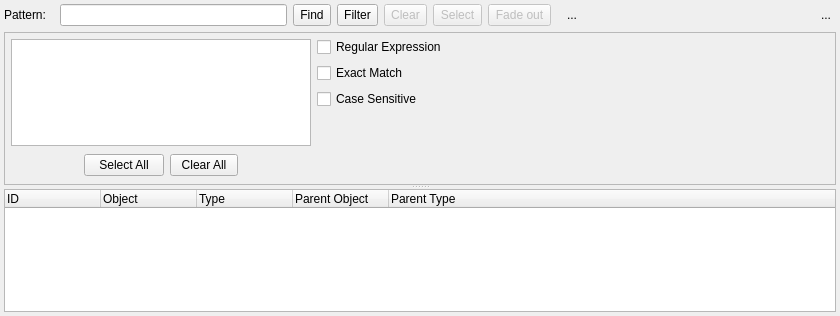
<?xml version="1.0" encoding="UTF-8"?>
<ui version="4.0">
 <class>ObjectFinderWidget</class>
 <widget class="QWidget" name="ObjectFinderWidget">
  <property name="geometry">
   <rect>
    <x>0</x>
    <y>0</y>
    <width>840</width>
    <height>316</height>
   </rect>
  </property>
  <property name="minimumSize">
   <size>
    <width>0</width>
    <height>230</height>
   </size>
  </property>
  <property name="baseSize">
   <size>
    <width>650</width>
    <height>0</height>
   </size>
  </property>
  <property name="windowTitle">
   <string>Form</string>
  </property>
  <layout class="QGridLayout" name="gridLayout_3">
   <property name="leftMargin">
    <number>4</number>
   </property>
   <property name="topMargin">
    <number>4</number>
   </property>
   <property name="rightMargin">
    <number>4</number>
   </property>
   <property name="bottomMargin">
    <number>4</number>
   </property>
   <item row="0" column="7">
    <widget class="QLabel" name="found_lbl">
     <property name="sizePolicy">
      <sizepolicy hsizetype="Fixed" vsizetype="Preferred">
       <horstretch>0</horstretch>
       <verstretch>0</verstretch>
      </sizepolicy>
     </property>
     <property name="text">
      <string>...</string>
     </property>
     <property name="indent">
      <number>10</number>
     </property>
    </widget>
   </item>
   <item row="0" column="1">
    <widget class="QLineEdit" name="pattern_edt">
     <property name="sizePolicy">
      <sizepolicy hsizetype="Expanding" vsizetype="Fixed">
       <horstretch>0</horstretch>
       <verstretch>0</verstretch>
      </sizepolicy>
     </property>
     <property name="minimumSize">
      <size>
       <width>0</width>
       <height>0</height>
      </size>
     </property>
     <property name="clearButtonEnabled">
      <bool>true</bool>
     </property>
    </widget>
   </item>
   <item row="0" column="4">
    <widget class="QToolButton" name="clear_res_btn">
     <property name="enabled">
      <bool>false</bool>
     </property>
     <property name="sizePolicy">
      <sizepolicy hsizetype="Preferred" vsizetype="Preferred">
       <horstretch>0</horstretch>
       <verstretch>0</verstretch>
      </sizepolicy>
     </property>
     <property name="minimumSize">
      <size>
       <width>0</width>
       <height>0</height>
      </size>
     </property>
     <property name="toolTip">
      <string>Clears the search results</string>
     </property>
     <property name="text">
      <string>Clear</string>
     </property>
     <property name="icon">
      <iconset resource="../res/resources.qrc">
       <normaloff>:/icones/icones/limpartexto.png</normaloff>:/icones/icones/limpartexto.png</iconset>
     </property>
     <property name="iconSize">
      <size>
       <width>20</width>
       <height>20</height>
      </size>
     </property>
     <property name="toolButtonStyle">
      <enum>Qt::ToolButtonTextBesideIcon</enum>
     </property>
    </widget>
   </item>
   <item row="0" column="0">
    <widget class="QLabel" name="pattern_lbl">
     <property name="sizePolicy">
      <sizepolicy hsizetype="Fixed" vsizetype="Preferred">
       <horstretch>0</horstretch>
       <verstretch>0</verstretch>
      </sizepolicy>
     </property>
     <property name="minimumSize">
      <size>
       <width>50</width>
       <height>0</height>
      </size>
     </property>
     <property name="text">
      <string>Pattern:</string>
     </property>
    </widget>
   </item>
   <item row="0" column="9">
    <widget class="QToolButton" name="hide_tb">
     <property name="minimumSize">
      <size>
       <width>20</width>
       <height>20</height>
      </size>
     </property>
     <property name="maximumSize">
      <size>
       <width>20</width>
       <height>20</height>
      </size>
     </property>
     <property name="toolTip">
      <string>Hide this widget</string>
     </property>
     <property name="text">
      <string>...</string>
     </property>
     <property name="icon">
      <iconset resource="../res/resources.qrc">
       <normaloff>:/icones/icones/fechar1.png</normaloff>:/icones/icones/fechar1.png</iconset>
     </property>
     <property name="autoRaise">
      <bool>true</bool>
     </property>
    </widget>
   </item>
   <item row="0" column="8">
    <spacer name="horizontalSpacer">
     <property name="orientation">
      <enum>Qt::Horizontal</enum>
     </property>
     <property name="sizeType">
      <enum>QSizePolicy::Expanding</enum>
     </property>
     <property name="sizeHint" stdset="0">
      <size>
       <width>40</width>
       <height>20</height>
      </size>
     </property>
    </spacer>
   </item>
   <item row="0" column="3">
    <widget class="QToolButton" name="filter_btn">
     <property name="enabled">
      <bool>true</bool>
     </property>
     <property name="sizePolicy">
      <sizepolicy hsizetype="Preferred" vsizetype="Preferred">
       <horstretch>0</horstretch>
       <verstretch>0</verstretch>
      </sizepolicy>
     </property>
     <property name="minimumSize">
      <size>
       <width>0</width>
       <height>0</height>
      </size>
     </property>
     <property name="toolTip">
      <string>Defines the search filter</string>
     </property>
     <property name="text">
      <string>Filter</string>
     </property>
     <property name="icon">
      <iconset resource="../res/resources.qrc">
       <normaloff>:/icones/icones/filter.png</normaloff>:/icones/icones/filter.png</iconset>
     </property>
     <property name="iconSize">
      <size>
       <width>20</width>
       <height>20</height>
      </size>
     </property>
     <property name="checkable">
      <bool>true</bool>
     </property>
     <property name="toolButtonStyle">
      <enum>Qt::ToolButtonTextBesideIcon</enum>
     </property>
    </widget>
   </item>
   <item row="0" column="5">
    <widget class="QToolButton" name="select_btn">
     <property name="enabled">
      <bool>false</bool>
     </property>
     <property name="sizePolicy">
      <sizepolicy hsizetype="Preferred" vsizetype="Preferred">
       <horstretch>0</horstretch>
       <verstretch>0</verstretch>
      </sizepolicy>
     </property>
     <property name="minimumSize">
      <size>
       <width>0</width>
       <height>0</height>
      </size>
     </property>
     <property name="toolTip">
      <string>(Un)selects the graphical objects in the results grid</string>
     </property>
     <property name="text">
      <string>Select</string>
     </property>
     <property name="icon">
      <iconset resource="../res/resources.qrc">
       <normaloff>:/icones/icones/selmovobjeto.png</normaloff>:/icones/icones/selmovobjeto.png</iconset>
     </property>
     <property name="iconSize">
      <size>
       <width>20</width>
       <height>20</height>
      </size>
     </property>
     <property name="checkable">
      <bool>false</bool>
     </property>
     <property name="popupMode">
      <enum>QToolButton::InstantPopup</enum>
     </property>
     <property name="toolButtonStyle">
      <enum>Qt::ToolButtonTextBesideIcon</enum>
     </property>
    </widget>
   </item>
   <item row="1" column="0" colspan="10">
    <widget class="QSplitter" name="splitter">
     <property name="orientation">
      <enum>Qt::Vertical</enum>
     </property>
     <property name="childrenCollapsible">
      <bool>false</bool>
     </property>
     <widget class="QWidget" name="layoutWidget">
      <layout class="QHBoxLayout" name="horizontalLayout">
       <item>
        <widget class="QFrame" name="filter_frm">
         <property name="sizePolicy">
          <sizepolicy hsizetype="Expanding" vsizetype="Preferred">
           <horstretch>0</horstretch>
           <verstretch>0</verstretch>
          </sizepolicy>
         </property>
         <property name="maximumSize">
          <size>
           <width>16777215</width>
           <height>16777215</height>
          </size>
         </property>
         <property name="frameShape">
          <enum>QFrame::StyledPanel</enum>
         </property>
         <property name="frameShadow">
          <enum>QFrame::Raised</enum>
         </property>
         <layout class="QGridLayout" name="gridLayout_2">
          <property name="leftMargin">
           <number>4</number>
          </property>
          <property name="topMargin">
           <number>4</number>
          </property>
          <property name="rightMargin">
           <number>4</number>
          </property>
          <property name="bottomMargin">
           <number>4</number>
          </property>
          <property name="horizontalSpacing">
           <number>4</number>
          </property>
          <item row="0" column="1">
           <widget class="QCheckBox" name="regexp_chk">
            <property name="sizePolicy">
             <sizepolicy hsizetype="Expanding" vsizetype="Fixed">
              <horstretch>0</horstretch>
              <verstretch>0</verstretch>
             </sizepolicy>
            </property>
            <property name="text">
             <string>Regular Expression</string>
            </property>
           </widget>
          </item>
          <item row="1" column="1">
           <widget class="QCheckBox" name="exact_match_chk">
            <property name="sizePolicy">
             <sizepolicy hsizetype="Expanding" vsizetype="Fixed">
              <horstretch>0</horstretch>
              <verstretch>0</verstretch>
             </sizepolicy>
            </property>
            <property name="text">
             <string>Exact Match</string>
            </property>
           </widget>
          </item>
          <item row="0" column="0" rowspan="5">
           <layout class="QGridLayout" name="gridLayout">
            <property name="leftMargin">
             <number>2</number>
            </property>
            <property name="topMargin">
             <number>2</number>
            </property>
            <property name="rightMargin">
             <number>2</number>
            </property>
            <property name="bottomMargin">
             <number>4</number>
            </property>
            <property name="horizontalSpacing">
             <number>6</number>
            </property>
            <property name="verticalSpacing">
             <number>8</number>
            </property>
            <item row="2" column="0">
             <spacer name="horizontalSpacer_2">
              <property name="orientation">
               <enum>Qt::Horizontal</enum>
              </property>
              <property name="sizeType">
               <enum>QSizePolicy::Minimum</enum>
              </property>
              <property name="sizeHint" stdset="0">
               <size>
                <width>40</width>
                <height>20</height>
               </size>
              </property>
             </spacer>
            </item>
            <item row="2" column="1">
             <widget class="QPushButton" name="select_all_btn">
              <property name="sizePolicy">
               <sizepolicy hsizetype="Preferred" vsizetype="Preferred">
                <horstretch>0</horstretch>
                <verstretch>0</verstretch>
               </sizepolicy>
              </property>
              <property name="minimumSize">
               <size>
                <width>0</width>
                <height>0</height>
               </size>
              </property>
              <property name="text">
               <string>Select All</string>
              </property>
              <property name="iconSize">
               <size>
                <width>20</width>
                <height>20</height>
               </size>
              </property>
             </widget>
            </item>
            <item row="2" column="2">
             <widget class="QToolButton" name="clear_all_btn">
              <property name="enabled">
               <bool>true</bool>
              </property>
              <property name="sizePolicy">
               <sizepolicy hsizetype="Preferred" vsizetype="Preferred">
                <horstretch>0</horstretch>
                <verstretch>0</verstretch>
               </sizepolicy>
              </property>
              <property name="minimumSize">
               <size>
                <width>0</width>
                <height>0</height>
               </size>
              </property>
              <property name="text">
               <string>Clear All</string>
              </property>
              <property name="iconSize">
               <size>
                <width>20</width>
                <height>20</height>
               </size>
              </property>
              <property name="checkable">
               <bool>false</bool>
              </property>
              <property name="toolButtonStyle">
               <enum>Qt::ToolButtonTextBesideIcon</enum>
              </property>
             </widget>
            </item>
            <item row="2" column="3">
             <spacer name="horizontalSpacer_3">
              <property name="orientation">
               <enum>Qt::Horizontal</enum>
              </property>
              <property name="sizeType">
               <enum>QSizePolicy::Minimum</enum>
              </property>
              <property name="sizeHint" stdset="0">
               <size>
                <width>40</width>
                <height>20</height>
               </size>
              </property>
             </spacer>
            </item>
            <item row="0" column="0" colspan="4">
             <widget class="QListWidget" name="obj_types_lst">
              <property name="sizePolicy">
               <sizepolicy hsizetype="Fixed" vsizetype="Expanding">
                <horstretch>0</horstretch>
                <verstretch>0</verstretch>
               </sizepolicy>
              </property>
              <property name="minimumSize">
               <size>
                <width>300</width>
                <height>0</height>
               </size>
              </property>
              <property name="maximumSize">
               <size>
                <width>300</width>
                <height>16777215</height>
               </size>
              </property>
              <property name="editTriggers">
               <set>QAbstractItemView::NoEditTriggers</set>
              </property>
              <property name="sortingEnabled">
               <bool>true</bool>
              </property>
             </widget>
            </item>
           </layout>
          </item>
          <item row="2" column="1">
           <widget class="QCheckBox" name="case_sensitive_chk">
            <property name="sizePolicy">
             <sizepolicy hsizetype="Expanding" vsizetype="Fixed">
              <horstretch>0</horstretch>
              <verstretch>0</verstretch>
             </sizepolicy>
            </property>
            <property name="text">
             <string>Case Sensitive</string>
            </property>
           </widget>
          </item>
          <item row="4" column="1">
           <spacer name="horizontalSpacer_4">
            <property name="orientation">
             <enum>Qt::Horizontal</enum>
            </property>
            <property name="sizeHint" stdset="0">
             <size>
              <width>40</width>
              <height>20</height>
             </size>
            </property>
           </spacer>
          </item>
         </layout>
        </widget>
       </item>
      </layout>
     </widget>
     <widget class="QTableWidget" name="result_tbw">
      <property name="enabled">
       <bool>true</bool>
      </property>
      <property name="editTriggers">
       <set>QAbstractItemView::NoEditTriggers</set>
      </property>
      <property name="alternatingRowColors">
       <bool>true</bool>
      </property>
      <property name="selectionMode">
       <enum>QAbstractItemView::SingleSelection</enum>
      </property>
      <property name="selectionBehavior">
       <enum>QAbstractItemView::SelectRows</enum>
      </property>
      <property name="gridStyle">
       <enum>Qt::SolidLine</enum>
      </property>
      <property name="sortingEnabled">
       <bool>true</bool>
      </property>
      <attribute name="horizontalHeaderCascadingSectionResizes">
       <bool>true</bool>
      </attribute>
      <attribute name="horizontalHeaderDefaultSectionSize">
       <number>96</number>
      </attribute>
      <attribute name="horizontalHeaderMinimumSectionSize">
       <number>30</number>
      </attribute>
      <attribute name="horizontalHeaderShowSortIndicator" stdset="0">
       <bool>true</bool>
      </attribute>
      <attribute name="horizontalHeaderStretchLastSection">
       <bool>true</bool>
      </attribute>
      <attribute name="verticalHeaderVisible">
       <bool>false</bool>
      </attribute>
      <attribute name="verticalHeaderCascadingSectionResizes">
       <bool>false</bool>
      </attribute>
      <attribute name="verticalHeaderDefaultSectionSize">
       <number>26</number>
      </attribute>
      <attribute name="verticalHeaderHighlightSections">
       <bool>false</bool>
      </attribute>
      <attribute name="verticalHeaderMinimumSectionSize">
       <number>25</number>
      </attribute>
      <attribute name="verticalHeaderShowSortIndicator" stdset="0">
       <bool>false</bool>
      </attribute>
      <attribute name="verticalHeaderStretchLastSection">
       <bool>false</bool>
      </attribute>
      <column>
       <property name="text">
        <string>ID</string>
       </property>
       <property name="textAlignment">
        <set>AlignLeading|AlignVCenter</set>
       </property>
       <property name="icon">
        <iconset resource="../res/resources.qrc">
         <normaloff>:/icones/icones/uid.png</normaloff>:/icones/icones/uid.png</iconset>
       </property>
      </column>
      <column>
       <property name="text">
        <string>Object</string>
       </property>
       <property name="textAlignment">
        <set>AlignLeading|AlignVCenter</set>
       </property>
       <property name="icon">
        <iconset resource="../res/resources.qrc">
         <normaloff>:/icones/icones/table.png</normaloff>:/icones/icones/table.png</iconset>
       </property>
      </column>
      <column>
       <property name="text">
        <string>Type</string>
       </property>
       <property name="textAlignment">
        <set>AlignLeading|AlignVCenter</set>
       </property>
       <property name="icon">
        <iconset resource="../res/resources.qrc">
         <normaloff>:/icones/icones/usertype.png</normaloff>:/icones/icones/usertype.png</iconset>
       </property>
      </column>
      <column>
       <property name="text">
        <string>Parent Object</string>
       </property>
       <property name="textAlignment">
        <set>AlignLeading|AlignVCenter</set>
       </property>
       <property name="icon">
        <iconset resource="../res/resources.qrc">
         <normaloff>:/icones/icones/schema.png</normaloff>:/icones/icones/schema.png</iconset>
       </property>
      </column>
      <column>
       <property name="text">
        <string>Parent Type</string>
       </property>
       <property name="textAlignment">
        <set>AlignLeading|AlignVCenter</set>
       </property>
       <property name="icon">
        <iconset resource="../res/resources.qrc">
         <normaloff>:/icones/icones/usertype.png</normaloff>:/icones/icones/usertype.png</iconset>
       </property>
      </column>
     </widget>
    </widget>
   </item>
   <item row="0" column="2">
    <widget class="QToolButton" name="find_btn">
     <property name="sizePolicy">
      <sizepolicy hsizetype="Preferred" vsizetype="Preferred">
       <horstretch>0</horstretch>
       <verstretch>0</verstretch>
      </sizepolicy>
     </property>
     <property name="minimumSize">
      <size>
       <width>0</width>
       <height>0</height>
      </size>
     </property>
     <property name="text">
      <string>Find</string>
     </property>
     <property name="icon">
      <iconset resource="../res/resources.qrc">
       <normaloff>:/icones/icones/objselect.png</normaloff>:/icones/icones/objselect.png</iconset>
     </property>
     <property name="iconSize">
      <size>
       <width>20</width>
       <height>20</height>
      </size>
     </property>
     <property name="toolButtonStyle">
      <enum>Qt::ToolButtonTextBesideIcon</enum>
     </property>
    </widget>
   </item>
   <item row="0" column="6">
    <widget class="QToolButton" name="fade_btn">
     <property name="enabled">
      <bool>false</bool>
     </property>
     <property name="sizePolicy">
      <sizepolicy hsizetype="Preferred" vsizetype="Preferred">
       <horstretch>0</horstretch>
       <verstretch>0</verstretch>
      </sizepolicy>
     </property>
     <property name="minimumSize">
      <size>
       <width>0</width>
       <height>0</height>
      </size>
     </property>
     <property name="toolTip">
      <string>Fades outs all the graphical objects in the results grid (or those not listed). The current fade in/out state of all objects is modified.</string>
     </property>
     <property name="text">
      <string>Fade out</string>
     </property>
     <property name="icon">
      <iconset resource="../res/resources.qrc">
       <normaloff>:/icones/icones/fadeout.png</normaloff>:/icones/icones/fadeout.png</iconset>
     </property>
     <property name="iconSize">
      <size>
       <width>20</width>
       <height>20</height>
      </size>
     </property>
     <property name="checkable">
      <bool>false</bool>
     </property>
     <property name="popupMode">
      <enum>QToolButton::InstantPopup</enum>
     </property>
     <property name="toolButtonStyle">
      <enum>Qt::ToolButtonTextBesideIcon</enum>
     </property>
    </widget>
   </item>
  </layout>
 </widget>
 <tabstops>
  <tabstop>pattern_edt</tabstop>
  <tabstop>find_btn</tabstop>
  <tabstop>filter_btn</tabstop>
  <tabstop>clear_res_btn</tabstop>
  <tabstop>select_btn</tabstop>
  <tabstop>obj_types_lst</tabstop>
  <tabstop>regexp_chk</tabstop>
  <tabstop>exact_match_chk</tabstop>
  <tabstop>case_sensitive_chk</tabstop>
  <tabstop>select_all_btn</tabstop>
  <tabstop>clear_all_btn</tabstop>
  <tabstop>result_tbw</tabstop>
  <tabstop>hide_tb</tabstop>
 </tabstops>
 <resources>
  <include location="../res/resources.qrc"/>
 </resources>
 <connections/>
</ui>
